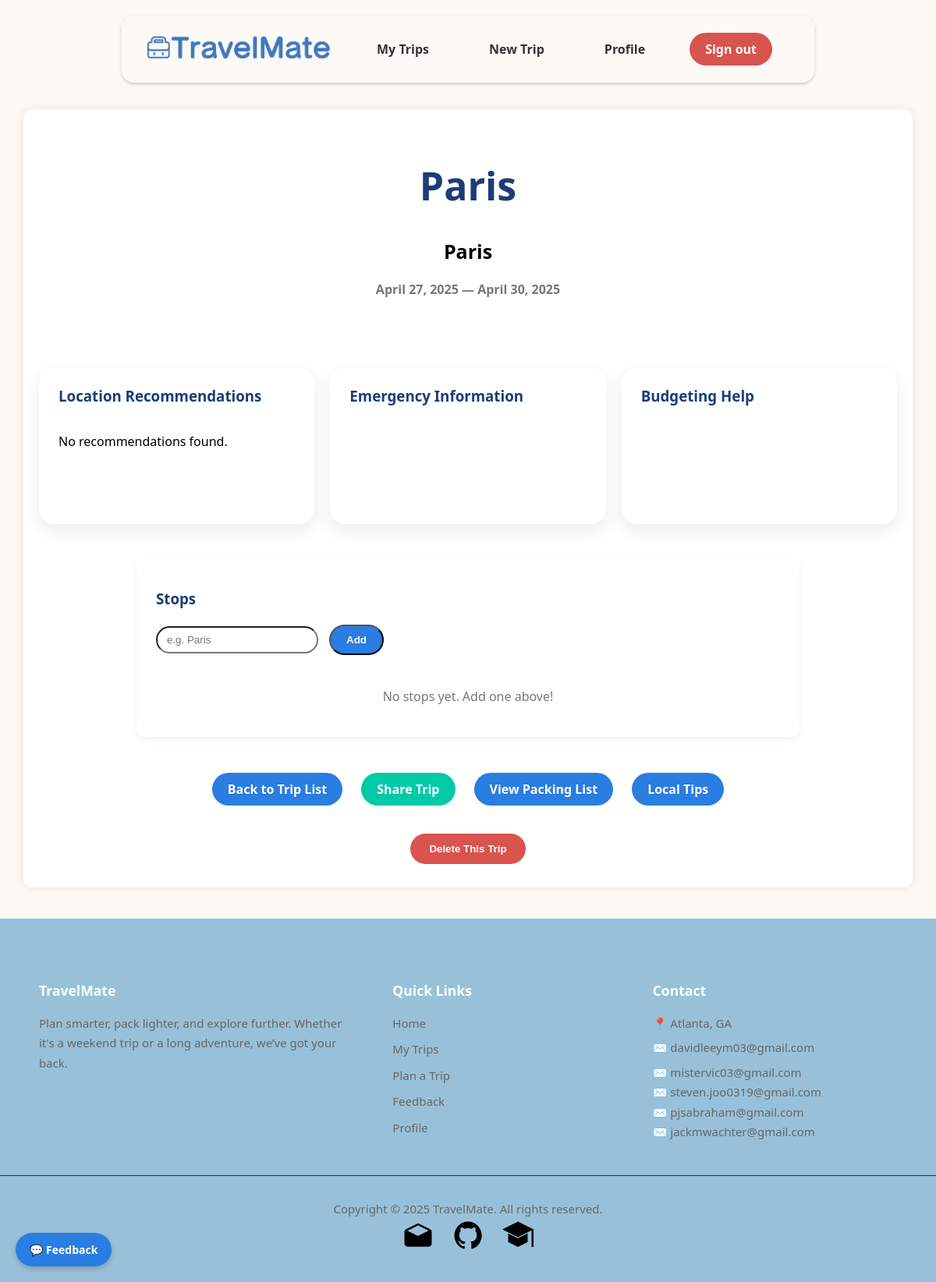
The app's page /trips/32/ (signed in) with its own data.
### trips/models.py (models this page shows, shortened)
class Trip(models.Model):
    TRIP_TYPE_CHOICES = [
        ('beach', 'Beach'),
        ('city', 'City'),
        ('hiking', 'Hiking'),
        ('business', 'Business'),
        ('snow', 'Snow / Ski'),
        ('other', 'Other'),
    ]
    user = models.ForeignKey(get_user_model(), on_delete=models.CASCADE)
    name = models.CharField(max_length=100)
    destination = models.CharField(max_length=100)
    start_date = models.DateField()
    end_date = models.DateField()
    trip_type = models.CharField(max_length=50, choices=TRIP_TYPE_CHOICES, default='other')
    manually_cleared = models.BooleanField(default=False)
    is_public = models.BooleanField(default=False)
    share_token = models.CharField(max_length=12, unique=True, blank=True, null=True)

### trips/views.py (the view, shortened to what this page needs)
# urls.py: path('<int:trip_id>/', views.trip_detail, name='trip_detail'),
@login_required
def trip_detail(request, trip_id):
    trip = get_object_or_404(Trip, id=trip_id, user=request.user)
    if request.method == 'POST' and 'delete_stop' in request.POST:
        stop_id = request.POST.get('delete_stop')
        Stop.objects.filter(id=stop_id, trip=trip).delete()
        return redirect('trip_detail', trip_id=trip.id)
    if request.method == 'POST' and 'new_stop' in request.POST:
        name = request.POST.get('new_stop', '').strip()
        if name:
            last_order = trip.stops.aggregate(max_order=models.Max('order'))['max_order'] or 0
            Stop.objects.create(trip=trip, name=name, order=last_order + 1)
        return redirect('trip_detail', trip_id=trip.id)
    stops_data = []
    photo_url = None
    budget_tip = "Budgeting tip not available."
    emergency_info = "Emergency information not available."
    try:
        response = requests.get(
            'https://api.unsplash.com/search/photos',
            params={'query': trip.destination, 'per_page': 1, 'orientation': 'landscape'},
            headers={'Authorization': f'Client-ID {settings.UNSPLASH_API_KEY}'}
        )
        data = response.json()
        if data.get('results'):
            photo_url = data['results'][0]['urls']['regular']
    except Exception as e:
        print(f"Unsplash API error: {e}")
    recommendations = []
    try:
        recommendations = get_place_recommendations(trip.destination, trip.trip_type, max_results=3)
    except Exception as e:
        print(f"Google Places API error: {e}")
    forecast = []
    try:
        lat, lon = geocode(trip.destination)
        if lat is not None:
            data = fetch_forecast(lat, lon)
            daily = data.get('daily', {})
            dates = daily.get('time', [])
            max_temps = daily.get('temperature_2m_max', [])
            min_temps = daily.get('temperature_2m_min', [])
            codes = daily.get('weathercode', [])
            for d, tmax, tmin, code in zip(dates, max_temps, min_temps, codes):
                day_date = date.fromisoformat(d)
                if trip.start_date <= day_date <= trip.end_date:
                    forecast.append({
                        'date': day_date,
                        'min_temp': tmin,
                        'max_temp': tmax,
                        'description': code_to_description(code),
                        'outfit': suggest_outfit(tmax),
                    })
    except Exception as e:
        print("Open‑Meteo error:", e)
    try:
        client = OpenAI(api_key=settings.OPENAI_API_KEY)
        prompt = (
            f"Give one short practical budgeting tip for a traveler visiting {trip.destination} "
            f"for a {trip.trip_type} trip. Limit the tip to 2 sentences."
        )
        system_msg = (
            "You are a helpful travel budgeting assistant. Respond with only one short practical tip (maximum 2 sentences)."
        )
        response = client.chat.completions.create(
            model="gpt-3.5-turbo",
            messages=[
                {"role": "system", "content": system_msg},
                {"role": "user", "content": prompt}
            ],
            max_tokens=100,
            temperature=0.6,
        )
        budget_tip = response.choices[0].message.content.strip()
    except Exception as e:
        print("OpenAI budgeting help error:", e)
    try:
        emergency_prompt = (
            f"List local emergency phone numbers for each of these items - police, ambulance, and fire services - in {trip.destination}. "
            f"Also, give one quick health tip for travelers (like nearest hospital, travel insurance advice). "
            f"Format like this: \n"
            f"🚨 Police: \n🚑 Ambulance: \n🔥 Fire: \n💡 Health Tip: \n"
        )
        emergency_system_msg = (
            "You are a travel assistant providing emergency information. Reply using the specified format. Be concise."
        )
        emergency_response = client.chat.completions.create(
            model="gpt-3.5-turbo",
            messages=[
                {"role": "system", "content": emergency_system_msg},
                {"role": "user", "content": emergency_prompt}
            ],
            max_tokens=200,
            temperature=0.5,
        )
        emergency_info = emergency_response.choices[0].message.content.strip()
    except Exception as e:
        print("OpenAI emergency info error:", e)
    return render(request, 'trips/trip_detail.html', {
        'trip': trip,
        'photo_url': photo_url,
        'forecast': forecast,
        'recommendations': recommendations,
        'budget_tip': budget_tip,
        'emergency_info': emergency_info,
        'stops_data': stops_data,
    })

### trips/util/weather.py (called while the page is built)
def geocode(city_name):
    url = 'https://geocoding-api.open-meteo.com/v1/search'
    params = {
        'name': city_name,
        'count': 1,
        'language': 'en',
    }
    resp = requests.get(url, params=params, timeout=5)
    resp.raise_for_status()
    data = resp.json().get('results')
    if not data:
        return None, None
    return data[0]['latitude'], data[0]['longitude']

### trips/templates/trips/trip_detail.html (shortened to what this page needs)
{% extends 'base.html' %}
{% load static %}
{% block content %}
    <div class="card trip-header" style="text-align: center;">
        <h1>{{ trip.name }}</h1>
        <h2>{{ trip.destination }}</h2>
        <p class="dates">{{ trip.start_date }} — {{ trip.end_date }}</p>
    </div>
    <div class="info-card">
        <div class="card-item">
            <h3>Location Recommendations</h3>
            {% if recommendations %}
                {% for place in recommendations %}
                    <div class="place-card">
                        <a href="https://www.google.com/maps/search/?api=1&query={{ place.name|urlencode }}" target="_blank">📍 {{ place.name }}</a>
                        <span>⭐ {{ place.rating }}</span>
                    </div>
                    {% if not forloop.last %}
                        <hr class="place-divider">
                    {% endif %}
                {% endfor %}
            {% else %}
                <p>No recommendations found.</p>
            {% endif %}
        </div>
        <div class="card-item">
            <h3>Emergency Information</h3>
        </div>
        <div class="card-item">
            <h3>Budgeting Help</h3>
        </div>
    </div>
    <div class="stops-section">
        <h3>Stops</h3>
        <form method="post">
            <input type="text" name="new_stop" class="input-field" placeholder="e.g. Paris" required>
            <button type="submit" class="button-link btn-blue">Add</button>
        </form>
        <div class="stop-cards">
            {% for stop in stops_data %}
            <div class="stop-card">
                <form method="post">
                    {% csrf_token %}
                    <button type="submit" name="delete_stop" value="{{ stop.id }}">&times;</button>
                </form>
                <h4>{{ stop.name }}</h4>
                {% if stop.weather %}
                <p><strong>{{ stop.weather.temp|floatformat:0 }}°C</strong> — {{ stop.weather.description }}</p>
                {% else %}
                <p style="color:#777;">Weather unavailable</p>
                {% endif %}
                {% if stop.photo_url %}
                <img src="{{ stop.photo_url }}" alt="Photo of {{ stop.name }}">
                {% endif %}
            </div>
            {% empty %}
            <p style="text-align:center;color:#777;">No stops yet. Add one above!</p>
            {% endfor %}
        </div>
    </div>
    <div class="trip-actions">
        <a href="{% url 'trip_list' %}" class="button-link btn-blue">Back to Trip List</a>
        <a href="{% url 'share_trip' trip.id %}" class="button-link btn-green">Share Trip</a>
        <a href="{% url 'packing_list' trip.id %}" class="button-link btn-blue">View Packing List</a>
        <a href="{% url 'localtips' trip.id %}" class="button-link btn-blue">Local Tips</a>
    </div>
    <div style="display:flex;justify-content:center;padding:30px 25px;">
        <form method="post" action="{% url 'delete_trip' trip.id %}">
            <button type="submit" class="btn-red">Delete This Trip</button>
        </form>
    </div>
{% endblock %}

### templates/base.html (style rules this page uses)
body { font-family: 'Segoe UI', sans-serif; background-color: #fdfaf6; background-repeat: no-repeat; background-size: 100% 100%; background-attachment: fixed; margin: 0; padding: 0; padding-top: 100px; }

### trips/templates/trips/trip_detail.html (style rules this page uses)
.card { padding: 30px 25px; border-radius: 20px; margin-bottom: 40px; }
h1 { font-size: 50px; color: #1d3c78; }
h2 { font-size: 25px; }
h3 { color: #1d3c78; }
.trip-header p { font-weight: 600; color: #444; margin: 0; }
.trip-header .dates { color: #777; margin-bottom: 20px; }
.info-card { width: 100%; display: flex; flex-wrap: wrap; gap: 20px; margin-bottom: 40px; justify-content: center; }
.card-item { flex: 1 1 300px; background: #fff; padding: 15px 25px; padding-top: 5px; border-radius: 20px; box-shadow: 0 8px 25px rgba(0, 0, 0, 0.08); display: flex; flex-direction: column; justify-content: flex-start; align-items: flex-start; min-height: 180px; }
.trip-actions { display: flex; flex-wrap: wrap; justify-content: center; gap: 12px; margin-top: 20px; }
.button-link { padding: 10px 20px; border-radius: 25px; font-weight: 600; text-decoration: none; display: inline-block; transition: all 0.3s ease; margin: 6px; }
.btn-blue { background: #2a7de1; color: white; }
.btn-green { background: #00c9a7; color: white; }
.btn-red { background-color: #d9534f; color: white; font-weight: 600; border: none; padding: 12px 24px; border-radius: 25px; font-weight: bold; text-decoration: none; cursor: pointer; }
.stops-section { max-width: 800px; margin: 40px auto; background: #fff; padding: 25px; border-radius: 12px; box-shadow: 0 4px 12px rgba(0,0,0,0.05); }
.stops-section h3 { margin-bottom: 15px; }
.stops-section form { display: inline-flex; gap: 8px; align-items: center; margin-bottom: 20px; }
.stops-section .input-field { width: 180px; border-radius: 20px; padding: 8px 12px; }
.stop-cards { display: flex; flex-wrap: wrap; gap: 20px; justify-content: space-around; }

### records on screen
Trip: name "Paris", destination "Paris", start_date "April 27, 2025", end_date "April 30, 2025"
